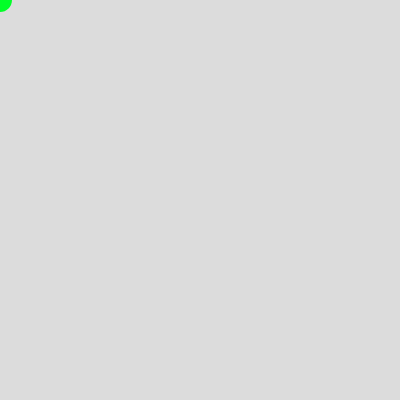
Frame 1 (no input)
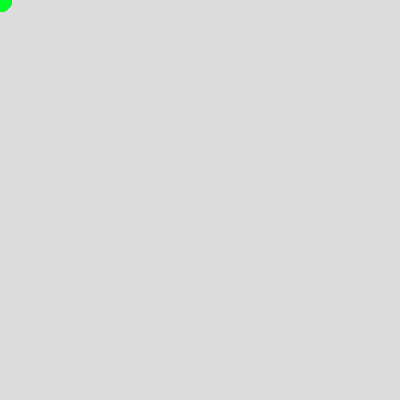
Frame 60 (no input)
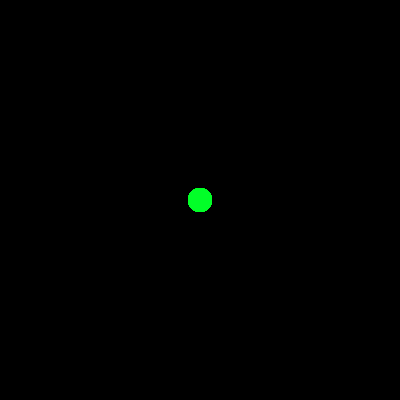
Frame 120 (the mouse pressed at the canvas centre since frame 60)

The p5.js sketch that drew these frames (run headless with seeded random() and noise() and a simulated clock; from frame 60 on, the mouse is pressed at the canvas centre):

// p5.js sketch
// ── sketch.js
function setup() {
  createCanvas(400, 400);
  background(220);
}

function draw() {
  
  noStroke();
  fill(2,700,40);
  circle(mouseX,mouseY,24);
}

function mousePressed(){
  background(0);
  
}
